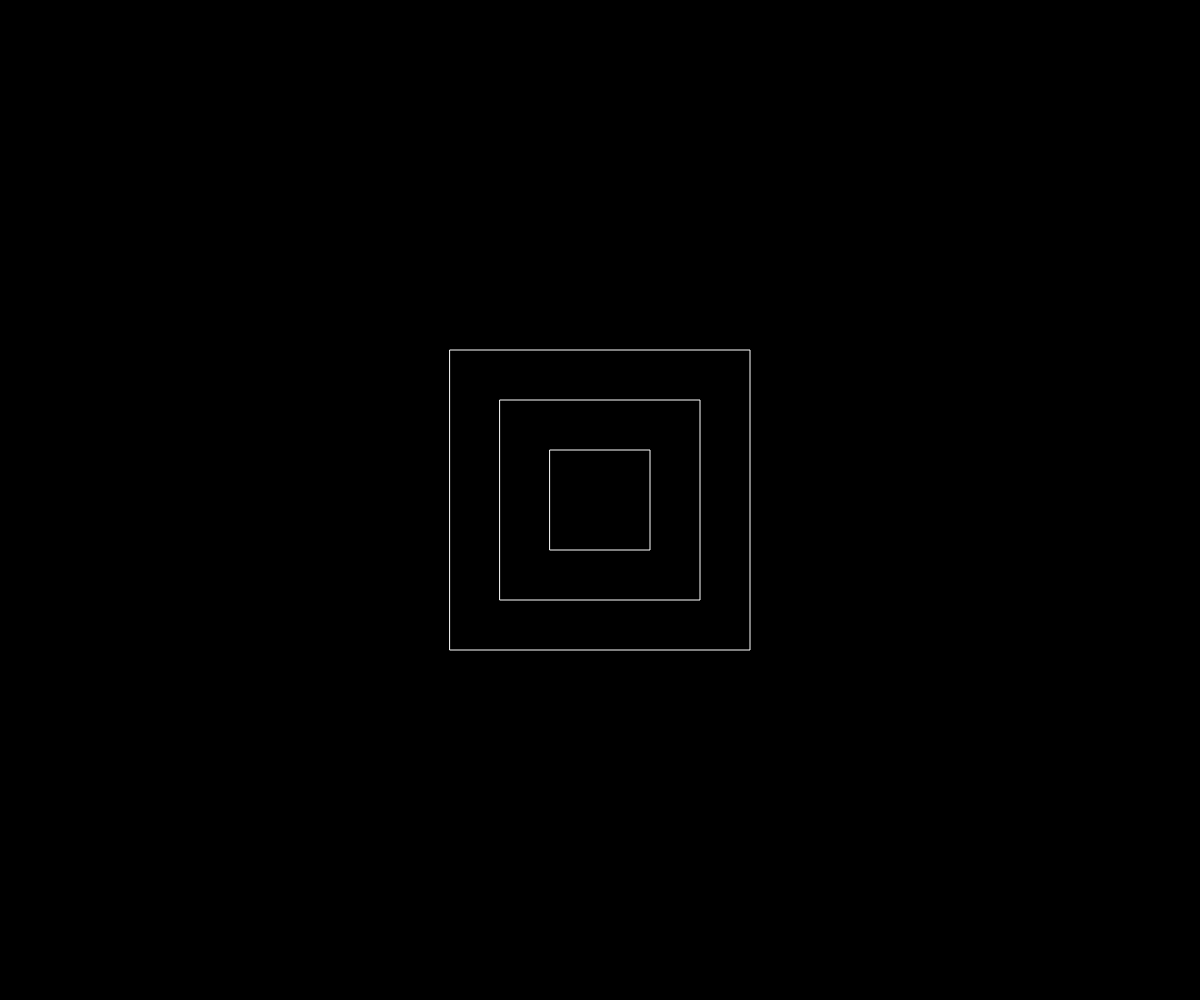
Frame 1 (no input)
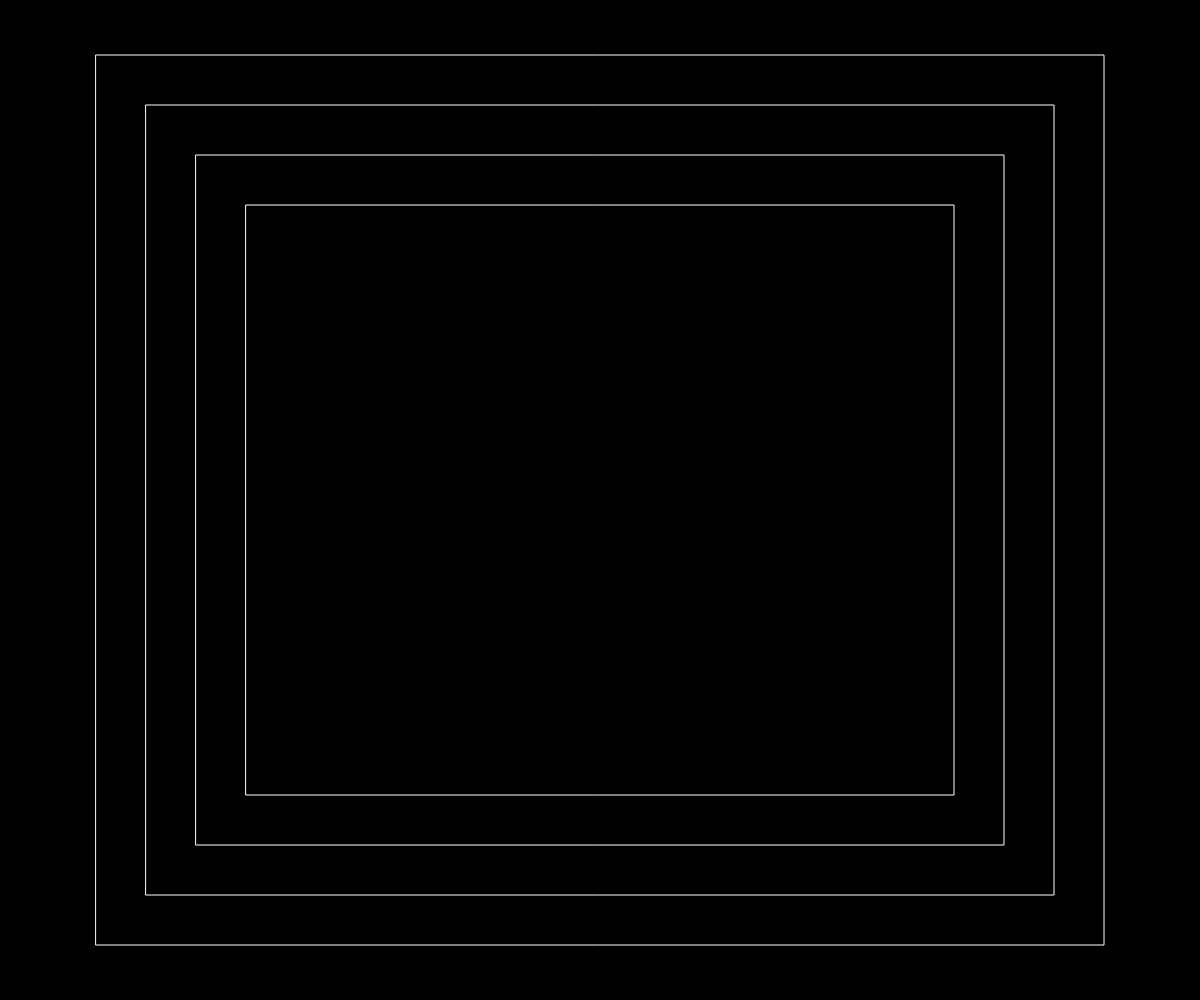
Frame 60 (no input)
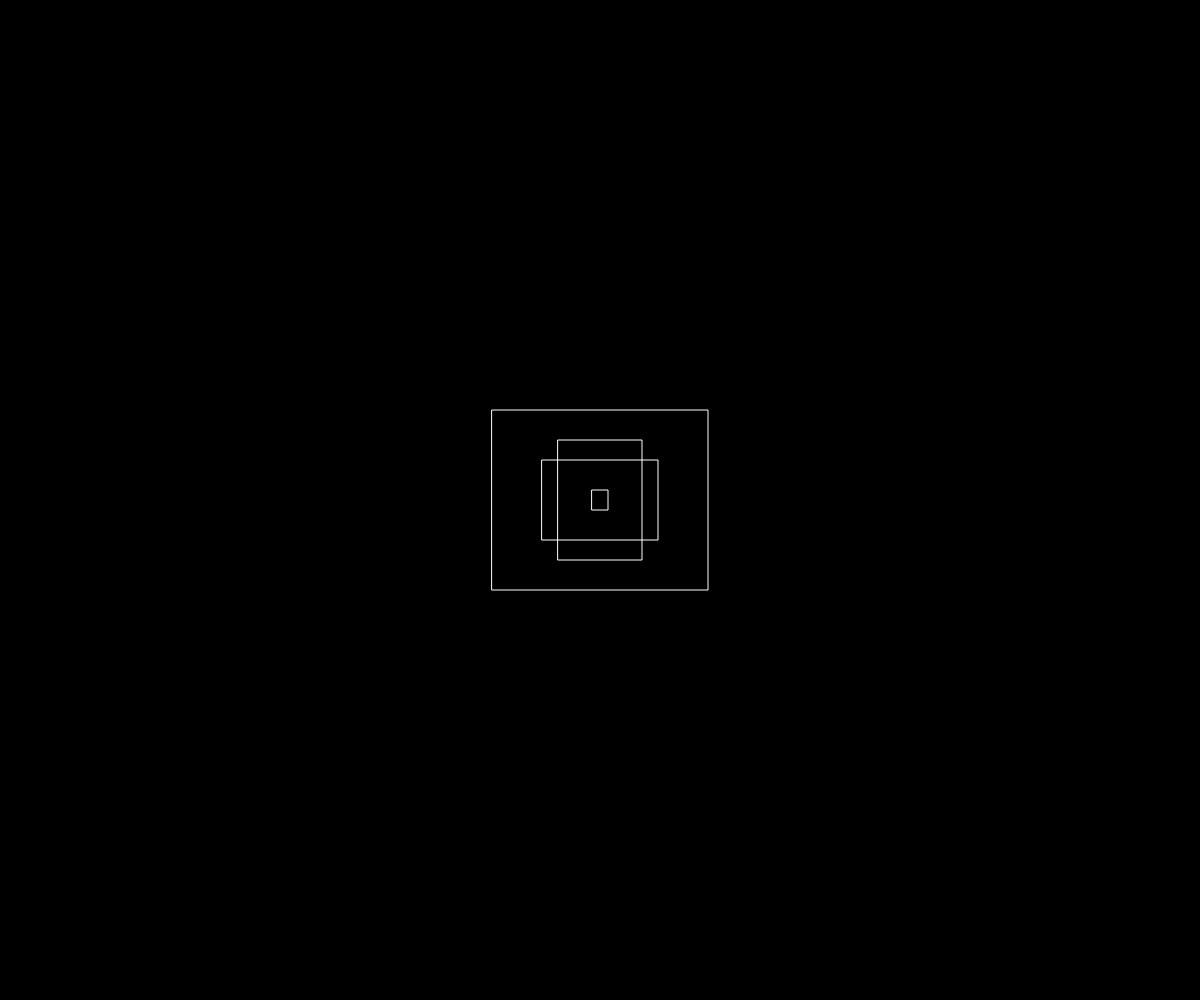
Frame 120 (the mouse pressed at the canvas centre since frame 60)

The p5.js sketch that drew these frames (run headless with seeded random() and noise() and a simulated clock; from frame 60 on, the mouse is pressed at the canvas centre):

// p5.js sketch
// ── sketch.js
let wV, hV

function setup() {
  createCanvas(windowWidth, windowHeight);
  background(0)
  rectMode(CENTER)

     wV = width/100;
    hV = height/100;

    print(hV, wV)


}

let w =0, h = 0;

function draw() {
  background(0);
  stroke(255)
  noFill()

  
  rect(width/2, height/2, w, h)
  rect(width/2, height/2, w+100, h+100)
  rect(width/2, height/2, w+200, h+200)
  rect(width/2, height/2, w+300, h+300)

  w += wV
  h += hV

  if(w>width && h>height)
    {
     w=-300
     h=-300
    }



  // stroke('yellow');
  // strokeWeight(2);
  // rectMode(CENTER); 

  // // draw lines 
  // line(width/2, height/2, 0, 0);
  // line(width/2, height/2, width, 0);
  // line(width/2, height/2, 0, height);
  // line(width/2, height/2, width, height);

  // // Scaling Rectangles
  // push();
  // const scaleFactor = map(mouseY, 0, height, 0.5, 3);
  // translate(width/2, height/2);
  // scale(scaleFactor);

  // // draw your concentric rects centered at (0,0)
  // noFill();
  // rect(0, 0, width, height);
  // rect(0, 0, width/2, height/2);
  // rect(0, 0, width/3, height/3);
  // rect(0, 0, width/4, height/4);
  // rect(0, 0, width/6, height/6);
  // rect(0, 0, width/8, height/8)
  // fill(0)
  // rect(0, 0, width/8, height/8)
  // pop();

  // strokeWeight(8)
  // stroke('red')
  
  // let i = abs(mouseX-width/2)  //red lines
  // let x1=map(i,0,width/2, width/2-25,50)

  // line(x1,0,x1,windowHeight)
  // line(width-x1,0,width-x1,windowHeight)
  

}
